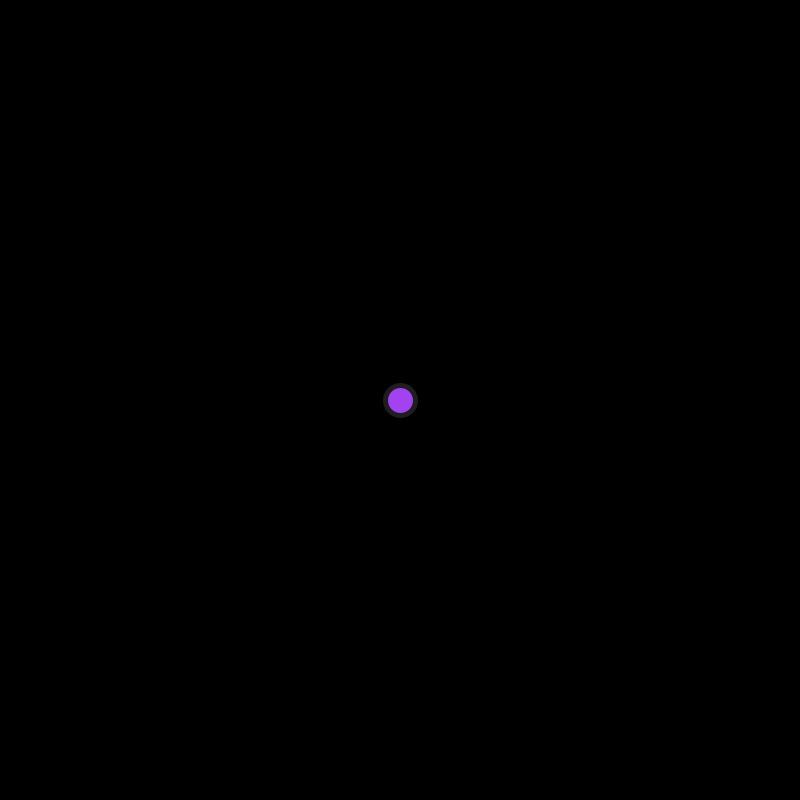
Frame 1 (no input)
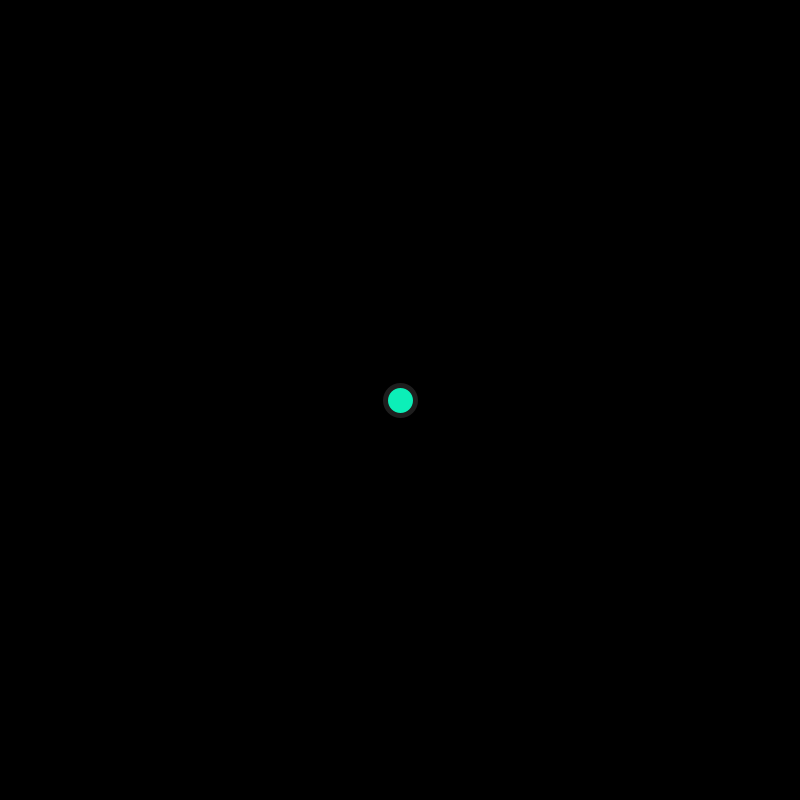
Frame 60 (the mouse pressed at the canvas centre just before this capture)
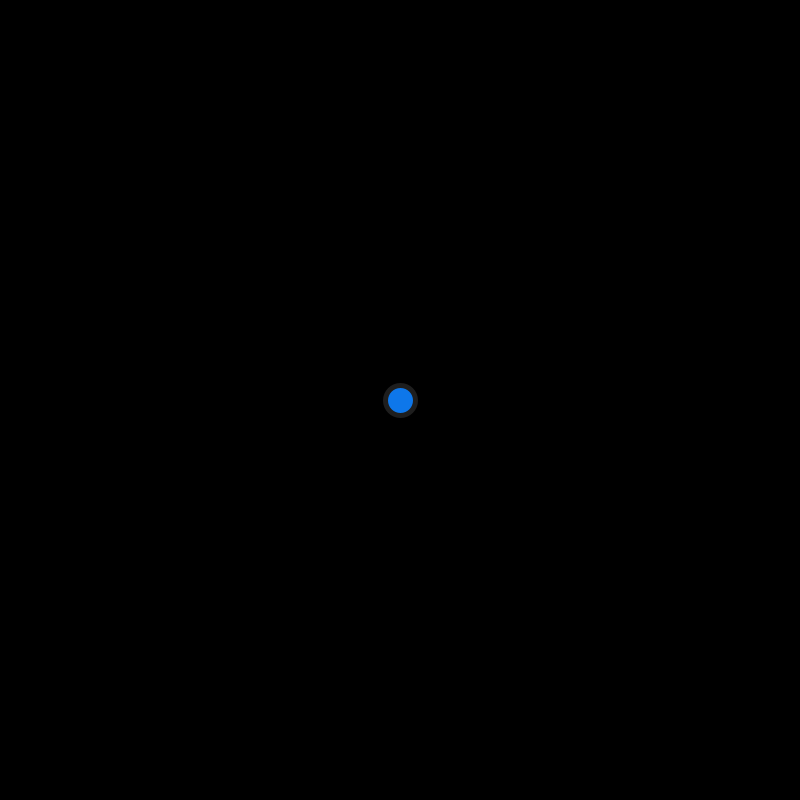
Frame 120 (the mouse held since frame 60 and released just before this capture)

The Processing sketch that drew these frames (run headless with seeded random() and noise(); from frame 60 on, the mouse is pressed at the canvas centre):

// Processing sketch: processing_62309
// ── processing_62309.pde

int numRods = 11;
class Lightning
{
  float[] a;
  PVector[] loc;
  public Lightning()
  {
    a=new float[numRods];
    loc=new PVector[numRods];
    a[0]=random(PI*2);
    for(int i=1;i<numRods-1;i++)
    {
      a[i]=random(a[i-1]-1.5,a[i-1]+1.5);
    }
    loc[1]=new PVector(width/2+15*cos(a[0]),height/2+15*sin(a[0]));
    for(int i=2;i<numRods;i++)
    {
      loc[i]=new PVector(loc[i-1].x+30*cos(a[i-1]),loc[i-1].y+30*sin(a[i-1]));
    }
  }
  void show()
  {
    stroke(random(255),random(255),random(255));
    line(width/2,height/2,loc[1].x,loc[1].y);
    for (int i=1;i<numRods-2;i++)
    {
      line(loc[i].x,loc[i].y,loc[i+1].x,loc[i+1].y);
    }
    lightnings.remove(this);
  }
}
ArrayList lightnings=new ArrayList();
int i=0,num=1,interval=5;
void setup()
{
  size(800,800);
  ellipseMode(RADIUS);
  smooth();
}
void draw()
{
  i++;
  background(0);
  stroke(30);
  strokeWeight(5);
  fill(random(255),random(255),random(255));
  ellipse(width/2,height/2,15,15);
  for (int j=0;j<lightnings.size();j++)
  {
    ((Lightning)lightnings.get(j)).show();
  }
  if(i>interval)
  {
    for (int j=0;j<num;j++)
    {
      lightnings.add(new Lightning());
    }
    i=0;
  }
}
void keyPressed()
{  
  if (keyCode==UP)num++;
  else if (keyCode==DOWN)num--;
  else if (keyCode==LEFT)interval--;
  else if (keyCode==RIGHT)interval++;
  else if (key=='+')numRods++;
  else if (key=='=')numRods++;
 
  else if (key=='-')numRods--;
  interval=constrain(interval,-1,50);
  num=constrain(num,1,12);
  numRods=constrain(numRods,3,25);
}
